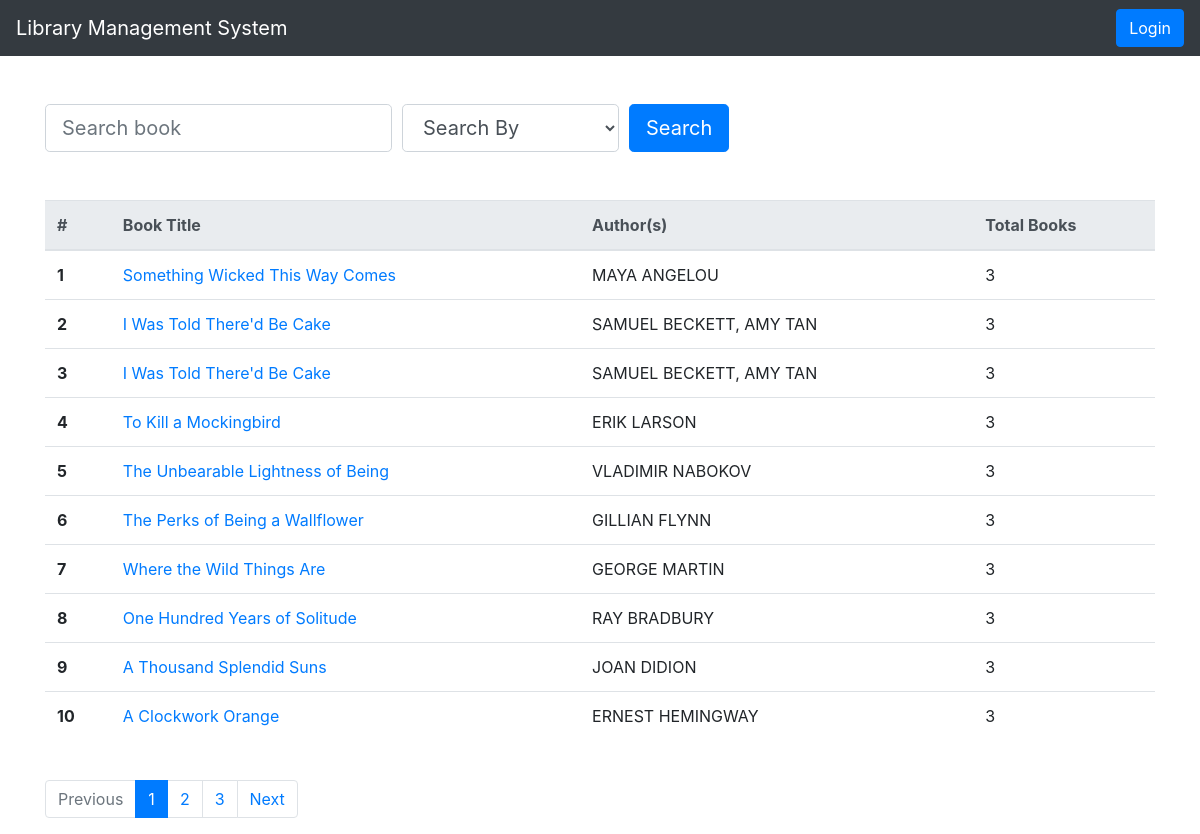
Page /library/ on the earlier database version.
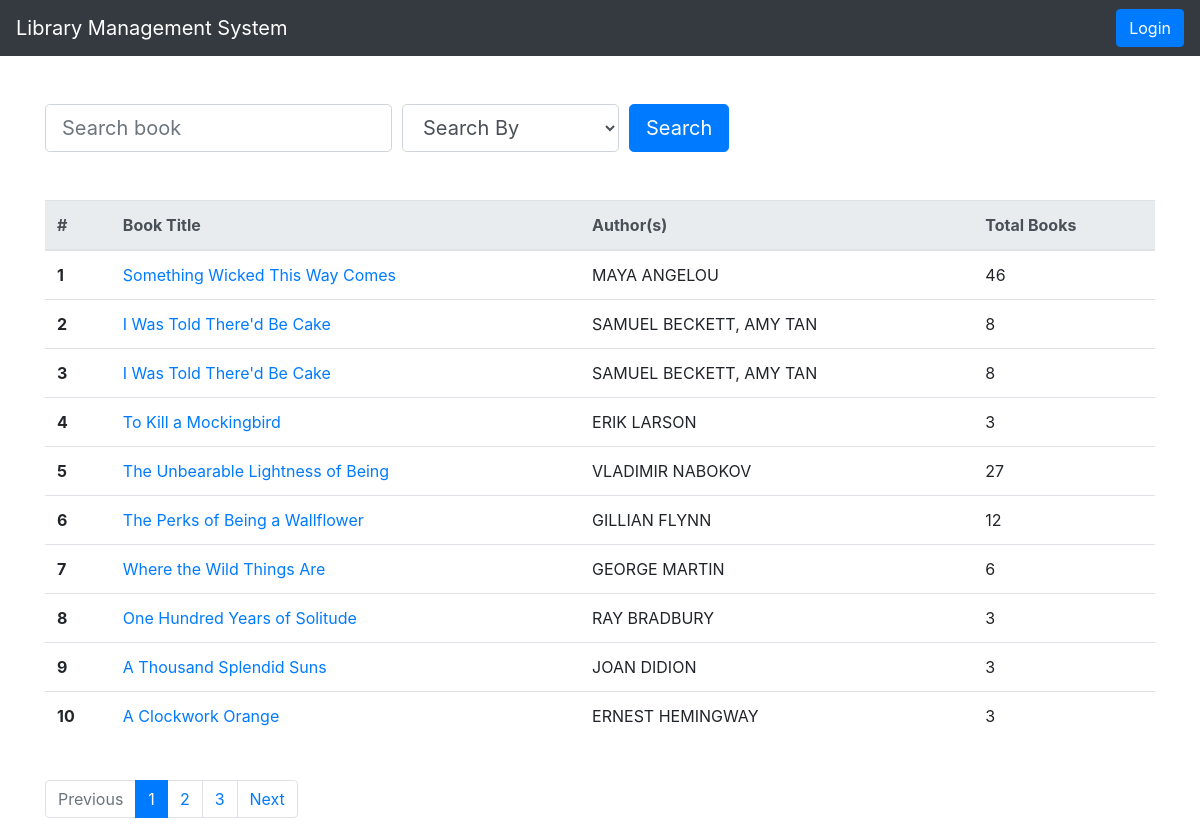
Same page on the later database version.
### library/models.py (models this page shows, shortened)
class Book(models.Model):
    numeric = RegexValidator(r'^[0-9]*$', 'Only  numeric characters are allowed.')
    book_status = (('a', 'available'), ('l', 'lent'))
    title = models.CharField(max_length=250)
    isbn = models.CharField('ISBN', max_length=13, help_text='13 Character ISBN number', validators=[numeric])
    description = models.TextField(max_length=500)
    price = models.IntegerField()
    total_quantity = models.IntegerField()
    quantity = models.IntegerField(default=1)
    status = models.CharField(max_length=1, choices = book_status, blank = True, default = 'a')
    author = models.ManyToManyField(Author)
    category = models.ManyToManyField(Category)
    def get_absolute_url(self):
        return reverse('book_detail', args=[str(self.id)])
    def display_category(self):
        return ', '.join(category.name for category in self.category.all()[:3])
    display_category.short_description = "Category"
    def display_author(self):
        return ', '.join(author.firstname for author in self.author.all()[:3])
    display_author.short_description = "Author"

### library/views.py (the view)
# urls.py: path('', views.index, name='index'),
def index(request):
    context = []
    search_key = str(request.GET.get('search_key', "")).strip()
    filter_key = str(request.GET.get('filter_key', "")).strip()
    if filter_key == 'firstname':
        context = Book.objects.filter(author__firstname__contains = search_key)
    elif filter_key == 'lastname':
        context = Book.objects.filter(author__lastname__contains = search_key)
    elif filter_key == 'title':
        context = Book.objects.filter(title__contains = search_key)
    elif filter_key == 'isbn':
        context = Book.objects.filter(isbn = search_key)
    elif filter_key == 'status_a':
        context = Book.objects.filter(status = 'a', title__contains = search_key)
    elif filter_key == 'status_l':
        context = Book.objects.filter(status = 'l', title__contains = search_key)
    else:
        context = Book.objects.filter(Q(title__contains = search_key) | Q(author__firstname__contains = search_key) | Q(author__lastname__contains = search_key))
    paginator = Paginator(context, 10)
    page = request.GET.get('page')
    try:
        context = paginator.page(page)
    except PageNotAnInteger:
        context = paginator.page(1)
    except EmptyPage:
        context = paginator.page(paginator.num_pages)
    filter_list = [
        {'value': 'all', 'name': 'Search By'},
        {'value': 'firstname', 'name': 'Author Firstname'},
        {'value': 'lastname', 'name': 'Author Lastname'},
        {'value': 'title', 'name': 'Book Title'},
        {'value': 'isbn', 'name': 'ISBN'},
        {'value': 'status_a', 'name': 'Books Available'},
        {'value': 'status_l', 'name': 'Books Lent'}
    ]
    book_ids = []
    if request.user.is_authenticated:
        request_history = BookLendDetail.objects.filter(reader = request.user)
        for data in request_history:
            if data.status in ['p', 'l', 'r']:
                book_ids.append(data.book.id)
    return render(request, 'index.html', {'context' : context, 'filter_list': filter_list, 'book_ids': book_ids})

### library/models.py (called while the page is built)
    def __str__(self):
        return f'{self.firstname} {self.lastname}'

### library/templates/index.html (shortened to what this page needs)
{% extends "base.html" %}
{% load staticfiles %}
{% block content %}
  <form class="mt-4 mb-5" action="" method="GET">
    <div class="form-row align-items-center">
      <div class="col-auto">
        <div class="input-group">
          <input type="text" class="form-control form-control-lg" id="search_key" placeholder="Search book" value="{{ request.GET.search_key }}" name="search_key">
        </div>
      </div>
      <div class="col-auto">
       <select class="form-control form-control-lg" name="filter_key">
         {% for i in filter_list %}
            <option value="{{ i.value }}" {% if i.value == request.GET.filter_key %}selected{% endif %}>{{ i.name }}</option>
         {% endfor %}
       </select>
      </div>
      <div class="col-auto">
        <button type="submit" class="btn btn-primary btn-lg">Search</button>
      </div>
    </div>
  </form>
  {% if context %}
    <table class="table">
      <thead class="thead-light">
          <tr>
            <th scope="col">#</th>
            <th scope="col">Book Title</th>
            <th scope="col">Author(s)</th>
            <th scope="col">Total Books</th>
          </tr>
      </thead>
      <tbody>
        {% for book in context %}
        <tr>
          <th scope="col">{{ forloop.counter0|add:context.start_index }}</th>
          <td><a href="{{ book.get_absolute_url }}">{{ book.title }}</a></td>
          <td>{% for author in book.author.all %} {{ author }}{% if not forloop.last %}, {% endif %}{% endfor %}</td>
          <td>{{ book.total_quantity }}</td>
        </tr>
        {% endfor %}
      </tbody>
    </table>
  {% else %}
    <br><br>
    <p>No such record found!</p>
  {% endif %}
  <br>
  {% if context.has_other_pages %}
  <nav aria-label="Page navigation example">
    <ul class="pagination">
        {% if context.has_previous %}
            <li class="page-item"><a class="page-link" href="?page=
                    {{ context.previous_page_number }}{% if request.GET.filter_key %}&filter_key={{ request.GET.filter_key }}{% endif %}{% if request.GET.search_key %}&search_key={{ request.GET.search_key }}{% endif %}">Privious</a></li>
        {% else %}
            <li class="disabled page-item"><a class="page-link" href="#!">Previous</a></li>
        {% endif %}
        {% for num in context.paginator.page_range %}
            {% if context.number == num %}
                <li class="active page-item"><a class="page-link" href="#!">{{ num }}</a></li>
            {% else %}
                <li class="page-item"><a class="page-link"
                        href="?page={{ num }}{% if request.GET.filter_key %}&filter_key={{ request.GET.filter_key }}{% endif %}{% if request.GET.search_key %}&search_key={{ request.GET.search_key }}{% endif %}">{{ num }}</a></li>
            {% endif %}
        {% endfor %}
        {% if context.has_next %}
            <li class="page-item"><a class="page-link"
                    href="?page={{ context.next_page_number }}">Next</a></li>
        {% else %}
            <li class="disabled page-item"><a class="page-link" href="#!">Next</a></li>
        {% endif %}
      </ul>
    </nav>
    {% endif %}
{% endblock %}

Differences in the rows shown:
changed Book "Something Wicked This Way Comes": total_quantity "3" → "46"
changed Book "I Was Told There'd Be Cake": total_quantity "3" → "8"
changed Book "The Unbearable Lightness of Being": total_quantity "3" → "27"
changed Book "The Perks of Being a Wallflower": total_quantity "3" → "12"
changed Book "Where the Wild Things Are": total_quantity "3" → "6"
